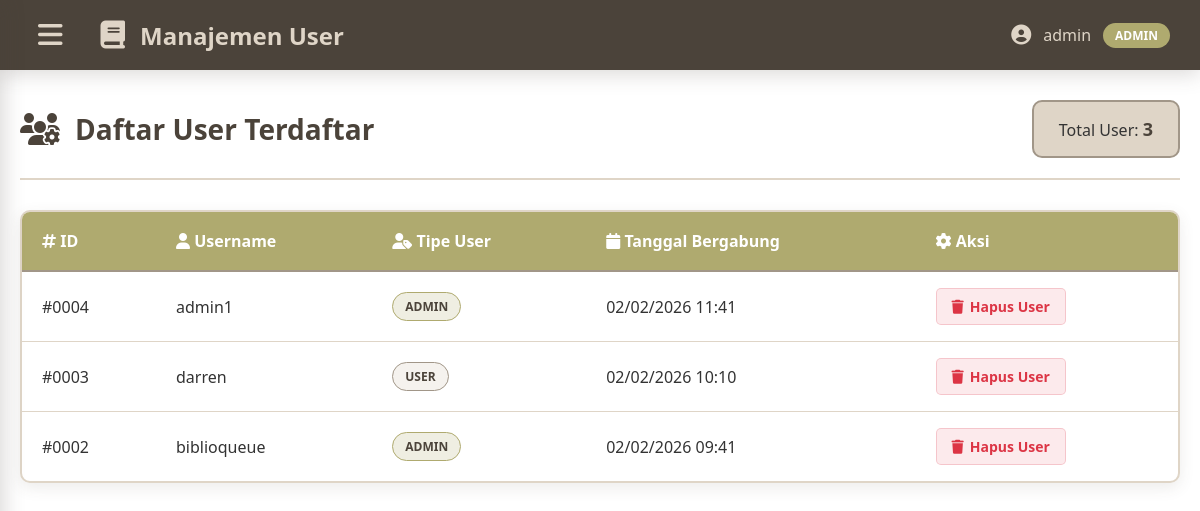
The app's page /user_mgmt.php (signed in) with its own data.
### tables this page shows
CREATE TABLE `users` (
  `id` int(11) NOT NULL,
  `username` varchar(50) NOT NULL,
  `password` varchar(255) NOT NULL,
  `user_type` enum('admin','user') DEFAULT 'user',
  `created_at` timestamp NOT NULL DEFAULT current_timestamp()
);

### user_mgmt.php (the view, shortened to what this page needs)
<?php
require_once 'config.php';
$username = $_SESSION['username'];
$user_type = $_SESSION['user_type'];
$current_user_id = $_SESSION['user_id'];
$sql = "SELECT id, username, user_type, created_at FROM users WHERE id != ? ORDER BY created_at DESC";
$stmt = $conn->prepare($sql);
$stmt->bind_param("i", $current_user_id);
$stmt->execute();
$users_result = $stmt->get_result();
$total_users = $users_result->num_rows;
?>
<!DOCTYPE html>
<html lang="id">
<head>
    <link rel="stylesheet" href="https://cdnjs.cloudflare.com/ajax/libs/font-awesome/6.4.0/css/all.min.css">
</head>
<body>
    <nav class="navbar">
        <div class="logo">
            <button class="sidebar-toggle" id="sidebarToggle">
                <i class="fas fa-bars"></i>
            </button>
            <i class="fas fa-book"></i>
            <h1>Manajemen User</h1>
        </div>
        <div class="user-info-nav">
            <i class="fas fa-user-circle"></i>
            <span><?php echo htmlspecialchars($username); ?></span>
            <span class="user-type-nav"><?php echo ucfirst($user_type); ?></span>
        </div>
    </nav>
    <div class="container">
        <div class="header">
            <div class="header-title">
                <i class="fas fa-users-cog"></i>
                <h2>Daftar User Terdaftar</h2>
            </div>
            <div class="header-stats">
                Total User: <span><?php echo $total_users; ?></span>
            </div>
        </div>
        <?php if ($total_users > 0): ?>
            <div class="table-container">
                <div class="table-responsive">
                    <table class="users-table">
                        <thead>
                            <tr>
                                <th><i class="fas fa-hashtag"></i> ID</th>
                                <th><i class="fas fa-user"></i> Username</th>
                                <th><i class="fas fa-user-tag"></i> Tipe User</th>
                                <th><i class="fas fa-calendar"></i> Tanggal Bergabung</th>
                                <th><i class="fas fa-cog"></i> Aksi</th>
                            </tr>
                        </thead>
                        <tbody>
                            <?php while ($user = $users_result->fetch_assoc()): ?>
                                <?php
                                $created_date = new DateTime($user['created_at']);
                                $formatted_date = $created_date->format('d/m/Y H:i');
                                ?>
                                <tr data-user-id="<?php echo $user['id']; ?>">
                                    <td>#<?php echo str_pad($user['id'], 4, '0', STR_PAD_LEFT); ?></td>
                                    <td><?php echo htmlspecialchars($user['username']); ?></td>
                                    <td>
                                        <span class="user-type-badge <?php echo $user['user_type']; ?>">
                                            <?php echo ucfirst($user['user_type']); ?>
                                        </span>
                                    </td>
                                    <td><?php echo $formatted_date; ?></td>
                                    <td>
                                        <div class="action-buttons">
                                            <button class="action-button delete"
                                                    onclick="showDeleteModal(<?php echo $user['id']; ?>, '<?php echo htmlspecialchars($user['username']); ?>', '<?php echo $user['user_type']; ?>')">
                                                <i class="fas fa-trash"></i> Hapus User
                                            </button>
                                        </div>
                                    </td>
                                </tr>
                            <?php endwhile; ?>
                        </tbody>
                    </table>
                </div>
            </div>
        <?php endif; ?>
    </div>
</body>
</html>

### user_mgmt.php (style rules this page uses)
* { margin: 0; padding: 0; box-sizing: border-box; font-family: 'Segoe UI', Tahoma, Geneva, Verdana, sans-serif; }
:root { --white: #FFFFFF; --espresso: #4B433A; --taupe: #A19688; --beige: #DFD5C7; --sage: #AFAA6F; --text-dark: #333333; --text-light: #666666; --shadow: rgba(75, 67, 58, 0.1); --shadow-dark: rgba(75, 67, 58, 0.2); --transition: all 0.3s cubic-bezier(0.4, 0, 0.2, 1); }
body { background-color: var(--white); color: var(--text-dark); min-height: 100vh; }
.navbar { background-color: var(--espresso); padding: 0 30px; display: flex; justify-content: space-between; align-items: center; box-shadow: 0 4px 20px var(--shadow-dark); position: sticky; top: 0; z-index: 1000; height: 70px; }
.logo { display: flex; align-items: center; gap: 15px; }
.logo i { font-size: 28px; color: var(--beige); }
.logo h1 { font-size: 24px; color: var(--beige); font-weight: 600; }
.sidebar-toggle { background: none; border: none; color: var(--beige); font-size: 24px; cursor: pointer; padding: 8px; border-radius: 50%; transition: var(--transition); display: flex; align-items: center; justify-content: center; margin-right: 15px; }
.user-info-nav { display: flex; align-items: center; gap: 12px; color: var(--beige); }
.user-info-nav i { font-size: 20px; }
.user-type-nav { background-color: var(--sage); color: var(--white); padding: 4px 12px; border-radius: 20px; font-size: 12px; font-weight: 600; text-transform: uppercase; }
.container { max-width: 1200px; margin: 30px auto; padding: 0 20px; }
.header { display: flex; justify-content: space-between; align-items: center; margin-bottom: 30px; padding-bottom: 20px; border-bottom: 2px solid var(--beige); }
.header-title { display: flex; align-items: center; gap: 15px; }
.header-title i { font-size: 32px; color: var(--espresso); }
.header-title h2 { font-size: 28px; color: var(--espresso); }
.header-stats { background-color: var(--beige); padding: 15px 25px; border-radius: 10px; border: 2px solid var(--taupe); }
.header-stats span { font-weight: 600; color: var(--espresso); font-size: 18px; }
.table-container { background-color: var(--white); border-radius: 10px; overflow: hidden; border: 2px solid var(--beige); margin-bottom: 30px; box-shadow: 0 5px 15px var(--shadow); }
.table-responsive { overflow-x: auto; }
.users-table { width: 100%; border-collapse: collapse; min-width: 600px; }
.users-table thead { background-color: var(--sage); }
.users-table th { padding: 18px 20px; text-align: left; color: var(--white); font-weight: 600; border-bottom: 2px solid var(--taupe); white-space: nowrap; }
.users-table tbody tr { border-bottom: 1px solid var(--beige); transition: var(--transition); }
.users-table tbody tr:last-child { border-bottom: none; }
.users-table td { padding: 16px 20px; color: var(--text-dark); }
.user-type-badge { display: inline-block; padding: 5px 12px; border-radius: 20px; font-size: 12px; font-weight: 600; text-transform: uppercase; }
.user-type-badge.admin { background-color: rgba(175, 170, 111, 0.2); color: var(--espresso); border: 1px solid var(--sage); }
.user-type-badge.user { background-color: rgba(223, 213, 199, 0.3); color: var(--espresso); border: 1px solid var(--taupe); }
.action-buttons { display: flex; gap: 10px; }
.action-button { padding: 8px 15px; border: none; border-radius: 5px; cursor: pointer; font-weight: 600; font-size: 14px; transition: var(--transition); display: flex; align-items: center; gap: 6px; white-space: nowrap; }
.action-button.delete { background-color: rgba(220, 53, 69, 0.1); color: #dc3545; border: 1px solid rgba(220, 53, 69, 0.2); }

### records on screen
users: id "0004", username "admin1", user_type "ADMIN", created_at "02/02/2026 11:41"
users: id "0003", username "darren", user_type "USER", created_at "02/02/2026 10:10"
users: id "0002", username "biblioqueue", user_type "ADMIN", created_at "02/02/2026 09:41"

### other values on screen
$username "admin"
$user_type "ADMIN"
$total_users "3"
